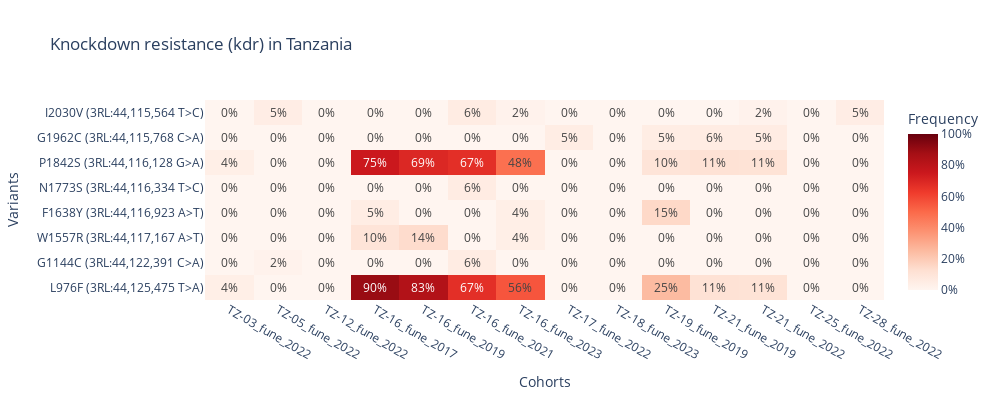

Notebook source saved alongside this figure:
### Code cell
af1.plot_frequencies_heatmap(df_snps_filtered_vgsc, title= "Knockdown resistance (kdr) in Tanzania")

### Figure 1 — Plotly figure (JSON) as saved in the notebook; plotly's stock layout.template omitted (floating-point values rounded to 4 significant figures)
{"data": [{"coloraxis": "coloraxis", "hovertemplate": "x: %{x}<br>label: %{y}<br>color: %{z}<extra></extra>", "name": "0", "texttemplate": "%{z:.0%}", "type": "heatmap", "x": ["TZ-03_fune_2022", "TZ-05_fune_2022", "TZ-12_fune_2022", "TZ-16_fune_2017", "TZ-16_fune_2019", "TZ-16_fune_2021", "TZ-16_fune_2023", "TZ-17_fune_2022", "TZ-18_fune_2023", "TZ-19_fune_2019", "TZ-21_fune_2019", "TZ-21_fune_2022", "TZ-25_fune_2022", "TZ-28_fune_2022"], "xaxis": "x", "y": ["I2030V (3RL:44,115,564 T>C)", "G1962C (3RL:44,115,768 C>A)", "P1842S (3RL:44,116,128 G>A)", "N1773S (3RL:44,116,334 T>C)", "F1638Y (3RL:44,116,923 A>T)", "W1557R (3RL:44,117,167 A>T)", "G1144C (3RL:44,122,391 C>A)", "L976F (3RL:44,125,475 T>A)"], "yaxis": "y", "z": [[0, 0.04688, 0, 0, 0, 0.05556, 0.01852, 0, 0, 0, 0, 0.01786, 0, 0.04545], [0, 0, 0, 0, 0, 0, 0, 0.04839, 0, 0.05, 0.05556, 0.05357, 0, 0], [0.03571, 0, 0, 0.75, 0.6944, 0.6667, 0.4815, 0, 0, 0.1, 0.1111, 0.1071, 0, 0], [0, 0, 0, 0, 0, 0.05556, 0, 0, 0, 0, 0, 0, 0, 0], [0, 0, 0, 0.05, 0, 0, 0.03704, 0, 0, 0.15, 0, 0, 0, 0], [0, 0, 0, 0.1, 0.1389, 0, 0.03704, 0, 0, 0, 0, 0, 0, 0], [0, 0.01562, 0, 0, 0, 0.05556, 0, 0, 0, 0, 0, 0, 0, 0], [0.03571, 0, 0, 0.9, 0.8333, 0.6667, 0.5556, 0, 0, 0.25, 0.1111, 0.1071, 0, 0]]}], "layout": {"coloraxis": {"cmax": 1, "cmin": 0, "colorbar": {"ticktext": ["0%", "20%", "40%", "60%", "80%", "100%"], "tickvals": [0, 0.2, 0.4, 0.6, 0.8, 1], "title": {"text": "Frequency"}}, "colorscale": [[0, "rgb(255,245,240)"], [0.125, "rgb(254,224,210)"], [0.25, "rgb(252,187,161)"], [0.375, "rgb(252,146,114)"], [0.5, "rgb(251,106,74)"], [0.625, "rgb(239,59,44)"], [0.75, "rgb(203,24,29)"], [0.875, "rgb(165,15,21)"], [1, "rgb(103,0,13)"]]}, "height": 400, "title": {"text": "Knockdown resistance (kdr) in Tanzania"}, "width": 1000, "xaxis": {"anchor": "y", "domain": [0, 1], "side": "bottom", "tickangle": 30, "title": {"text": "Cohorts"}}, "yaxis": {"anchor": "x", "autorange": "reversed", "domain": [0, 1], "title": {"text": "Variants"}}}}
